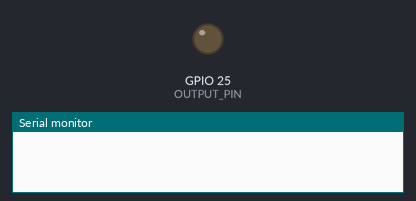
A program run on a simulated ESP32. On the bench: output pins drawn as LEDs (lit = HIGH), the last lines printed to the serial monitor.

Above: at 0.05 s.
At 0.9 s:
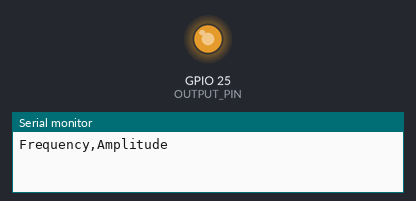
At 1.8 s:
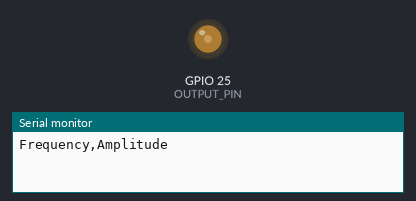
At 3.6 s:
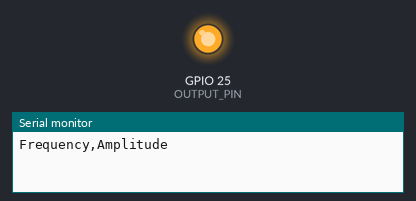
Timing chart, 0 to 8.3 s (numbered marks = the images above):
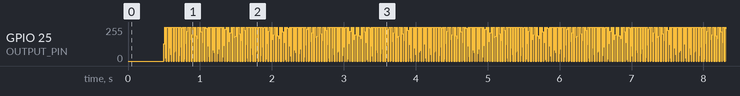

Measured:
- by itself, GPIO 25 (OUTPUT_PIN): moves between 0/255 and 255/255, repeating every 3.6 s

The program:

main.cpp
```cpp
#include <Wire.h>
#include <Arduino.h>

unsigned long duration  = 60000;  //milliseconds
int OUTPUT_PIN          = 25;     //DAC_1

void setup(void) {

  Serial.begin(115200);
  delay(500);
  Serial.println("Frequency,Amplitude ");

  //setup an array of sine values to be output
  int arraySize = 360;
  float values[arraySize];

  for (int i = 0; i < arraySize; i++) {
    float omega = 2.0 * PI * ((float)i);
    int value = 255 * sin(2 * PI * omega) + 128;
    values[i] = value;
  }

  unsigned long start = millis();
  unsigned long now = millis();
  while ((now - start) < duration) {
    for (int i = 0; i < arraySize; i++) {
      dacWrite(OUTPUT_PIN, values[i]);
      now = millis();
      delay(10);
    }
  }
}

void loop(void) {
  //do nothing
}
```
